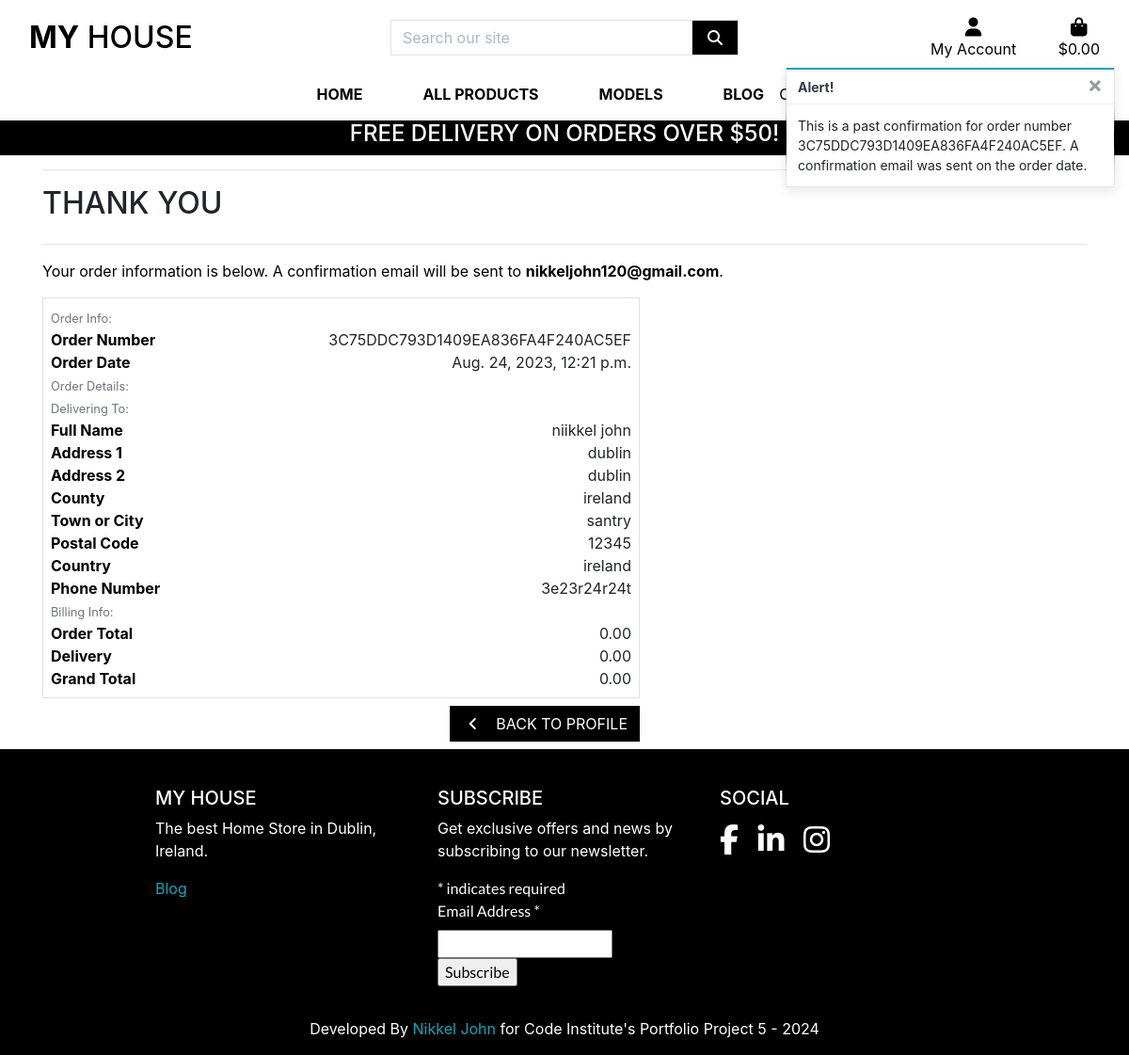
The app's page /profile/order_history/3C75DDC793D1409EA836FA4F240AC5EF with its own data.
### payment/models.py (models this page shows, shortened)
class Order(models.Model):
    order_number = models.CharField(max_length=32, null=False, editable=False)
    user_profile = models.ForeignKey(UserProfile, on_delete=models.SET_NULL,
                                     null=True, blank=True, related_name='orders')
    full_name = models.CharField(max_length=50, null=False, blank=False)
    email = models.EmailField(max_length=254, null=False, blank=False)
    phone_number = models.CharField(max_length=20, null=False, blank=False)
    country = CountryField(blank_label='Country *', null=False, blank=False)
    postcode = models.CharField(max_length=20, null=True, blank=True)
    town_or_city = models.CharField(max_length=40, null=False, blank=False)
    street_address1 = models.CharField(max_length=80, null=False, blank=False)
    street_address2 = models.CharField(max_length=80, null=True, blank=True)
    county = models.CharField(max_length=80, null=True, blank=True)
    date = models.DateTimeField(auto_now_add=True)
    delivery_cost = models.DecimalField(max_digits=6, decimal_places=2, null=False, default=0)
    order_total = models.DecimalField(max_digits=10, decimal_places=2, null=False, default=0)
    grand_total = models.DecimalField(max_digits=10, decimal_places=2, null=False, default=0)
    original_bag = models.TextField(null=False, blank=False, default='')
    stripe_pid = models.CharField(max_length=254, null=False, blank=False, default='')

### profiles/views.py (the view)
# urls.py: path('order_history/<order_number>', views.order_history, name='order_history'),
def order_history(request, order_number):
    order = get_object_or_404(Order, order_number=order_number)
    messages.info(request, (
        f'This is a past confirmation for order number {order_number}. '
        'A confirmation email was sent on the order date.'
    ))
    template = 'checkout/checkout_success.html'
    context = {
        'order': order,
        'from_profile': True,
    }
    return render(request, template, context)

### payment/templates/checkout/checkout_success.html (shortened to what this page needs)
{% extends "base.html" %}
{% load static %}
{% block extra_css %}
    <link rel="stylesheet" href="{% static 'checkout/css/checkout.css' %}">
{% endblock %}
{% block page_header %}
    <div class="container header-container">
    </div>
{% endblock %}
{% block content %}
    <div class="overlay"></div>
    <div class="container">
        <div class="row">
            <div class="col">
                <hr>
                <h2 class="logo-font mb-4">Thank You</h2>
                <hr>
                <p class="text-black">Your order information is below. A confirmation email will be sent to <strong>{{ order.email }}</strong>.</p>
            </div>
        </div>
        <div class="row">
            <div class="col-12 col-lg-7">
                <div class="order-confirmation-wrapper p-2 border">
                    <div class="row">
                        <div class="col">
                            <small class="text-muted">Order Info:</small>
                        </div>
                    </div>
                    <div class="row">
                        <div class="col-12 col-md-4">
                            <p class="mb-0 text-black font-weight-bold">Order Number</p>
                        </div>
                        <div class="col-12 col-md-8 text-md-right">
                            <p class="mb-0">{{ order.order_number }}</p>
                        </div>
                    </div>
                    <div class="row">
                        <div class="col-12 col-md-4">
                            <p class="mb-0 text-black font-weight-bold">Order Date</p>
                        </div>
                        <div class="col-12 col-md-8 text-md-right">
                            <p class="mb-0">{{ order.date }}</p>
                        </div>
                    </div>
                    <div class="row">
                        <div class="col">
                            <small class="text-muted">Order Details:</small>
                        </div>
                    </div>
                    <div class="row">
                        <div class="col">
                            <small class="text-muted">Delivering To:</small>
                        </div>
                    </div>
                    <div class="row">
                        <div class="col-12 col-md-4">
                            <p class="mb-0 text-black font-weight-bold">Full Name</p>
                        </div>
                        <div class="col-12 col-md-8 text-md-right">
                            <p class="mb-0">{{ order.full_name }}</p>
                        </div>
                    </div>
                    <div class="row">
                        <div class="col-12 col-md-4">
                            <p class="mb-0 text-black font-weight-bold">Address 1</p>
                        </div>
                        <div class="col-12 col-md-8 text-md-right">
                            <p class="mb-0">{{ order.street_address1 }}</p>
                        </div>
                    </div>
                    {% if order.street_address2 %}
                    <div class="row">
                        <div class="col-12 col-md-4">
                            <p class="mb-0 text-black font-weight-bold">Address 2</p>
                        </div>
                        <div class="col-12 col-md-8 text-md-right">
                            <p class="mb-0">{{ order.street_address1 }}</p>
                        </div>
                    </div>
                    {% endif %}
                    {% if order.county %}
                    <div class="row">
                        <div class="col-12 col-md-4">
                            <p class="mb-0 text-black font-weight-bold">County</p>
                        </div>
                        <div class="col-12 col-md-8 text-md-right">
                            <p class="mb-0">{{ order.county }}</p>
                        </div>
                    </div>
                    {% endif %}
                    <div class="row">
                        <div class="col-12 col-md-4">
                            <p class="mb-0 text-black font-weight-bold">Town or City</p>
                        </div>
                        <div class="col-12 col-md-8 text-md-right">
                            <p class="mb-0">{{ order.town_or_city }}</p>
                        </div>
                    </div>
                    {% if order.postcode %}
                    <div class="row">
                        <div class="col-12 col-md-4">
                            <p class="mb-0 text-black font-weight-bold">Postal Code</p>
                        </div>
                        <div class="col-12 col-md-8 text-md-right">
                            <p class="mb-0">{{ order.postcode }}</p>
                        </div>
                    </div>
                    {% endif %}
                    <div class="row">
                        <div class="col-12 col-md-4">
                            <p class="mb-0 text-black font-weight-bold">Country</p>
                        </div>
                        <div class="col-12 col-md-8 text-md-right">
                            <p class="mb-0">{{ order.country }}</p>
                        </div>
                    </div>
                    <div class="row">
                        <div class="col-12 col-md-4">
                            <p class="mb-0 text-black font-weight-bold">Phone Number</p>
                        </div>
                        <div class="col-12 col-md-8 text-md-right">
                            <p class="mb-0">{{ order.phone_number }}</p>
                        </div>
                    </div>
                    <div class="row">
                        <div class="col">
                            <small class="text-muted">Billing Info:</small>
                        </div>
                    </div>
                    <div class="row">
                        <div class="col-12 col-md-4">
                            <p class="mb-0 text-black font-weight-bold">Order Total</p>
                        </div>
                        <div class="col-12 col-md-8 text-md-right">
                            <p class="mb-0">{{ order.order_total }}</p>
                        </div>
                    </div>
                    <div class="row">
                        <div class="col-12 col-md-4">
                            <p class="mb-0 text-black font-weight-bold">Delivery</p>
                        </div>
                        <div class="col-12 col-md-8 text-md-right">
                            <p class="mb-0">{{ order.delivery_cost }}</p>
                        </div>
                    </div>
                    <div class="row">
                        <div class="col-12 col-md-4">
                            <p class="mb-0 text-black font-weight-bold">Grand Total</p>
                        </div>
                        <div class="col-12 col-md-8 text-md-right">
                            <p class="mb-0">{{ order.grand_total }}</p>
                        </div>
                    </div>
                </div>
            </div>
        </div>
        <div class="row">
			<div class="col-12 col-lg-7 text-right">
                {% if from_profile %}
                    <a href="{% url 'profile' %}" class="btn btn-black rounded-0 my-2">
                        <span class="icon mr-2">
                            <i class="fas fa-angle-left"></i>
                        </span>
                        <span class="text-uppercase">Back to Profile</span>
                    </a>
                {% endif %}
			</div>
		</div>
    </div>
{% endblock %}

### records on screen
Order: email "nikkeljohn120@gmail.com", order_number "3C75DDC793D1409EA836FA4F240AC5EF", date "Aug. 24, 2023, 12:21 p.m.", full_name "niikkel john", street_address1 "dublin", county "ireland", town_or_city "santry", postcode "12345", country "ireland", phone_number "3e23r24r24t", order_total "0.00", delivery_cost "0.00", grand_total "0.00"

### other values on screen
{{ free_delivery_threshold }} "50"
{{ message }} "This is a past confirmation for order number 3C75DDC793D1409EA836FA4F240AC5EF. A confirmation email was sent on the order date."
